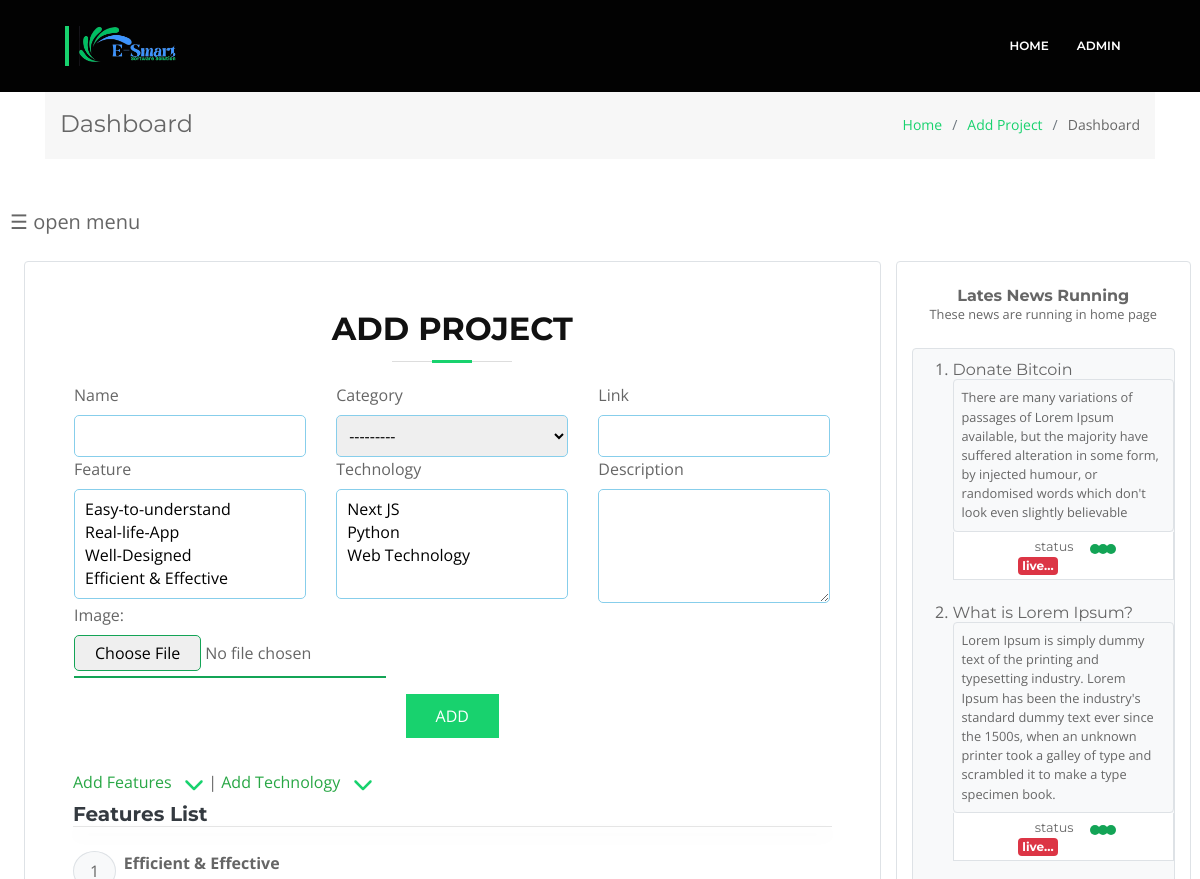
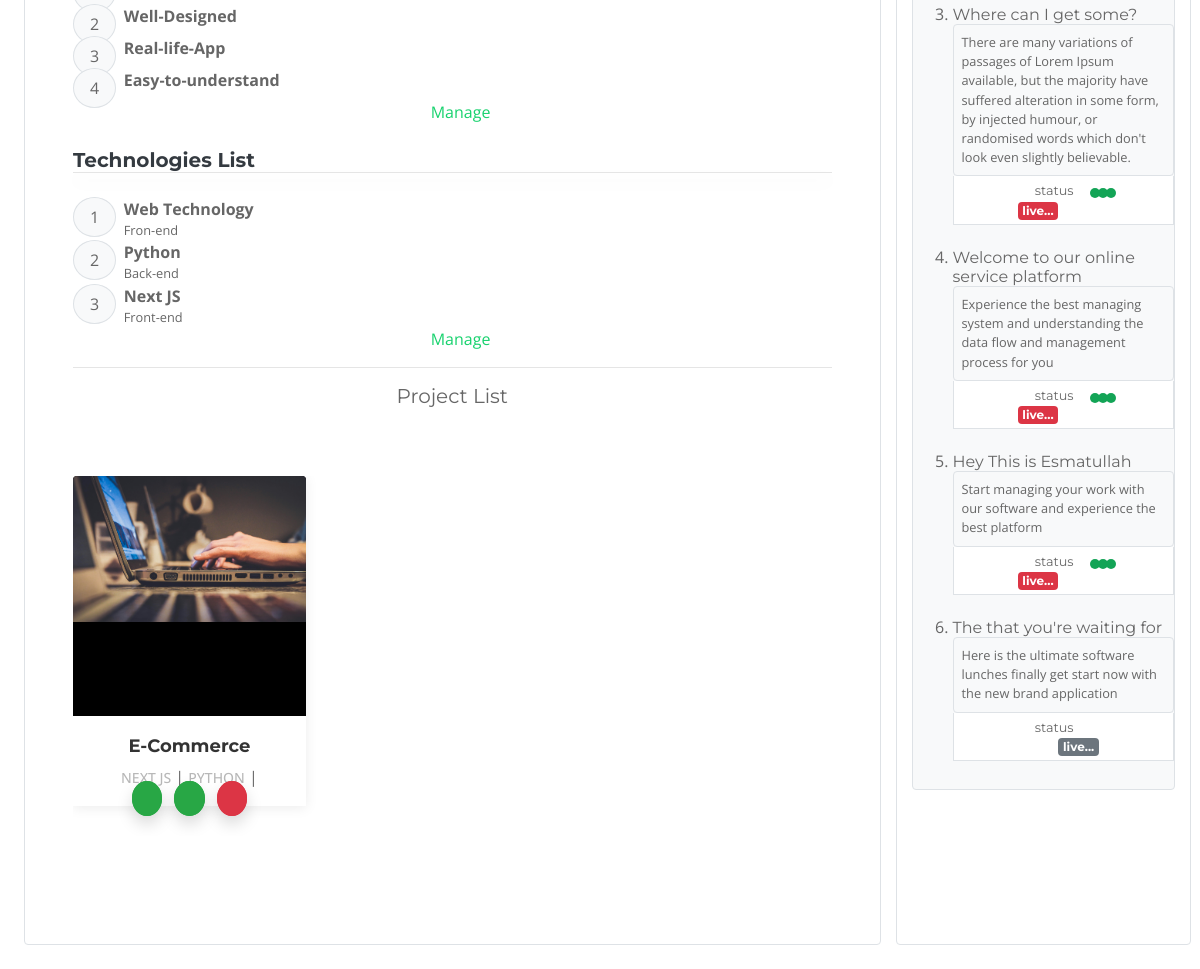
Screenshot of /dashboard/route/5 (signed in) with the database file from the repository (2 pictures, top to bottom).
### blog/models.py (models this page shows, shortened)
class Feature(models.Model):
    name = models.CharField(max_length=100)
    def __str__(self):
        return self.name

class Technology(models.Model):
    name = models.CharField(max_length=100)
    type = models.CharField(max_length=100)
    def __str__(self):
        return self.name

class ProjectImage(models.Model):
    project = models.ForeignKey(Project, null=True, blank=True, on_delete=models.CASCADE)
    image = models.ImageField(default='default.jpg', upload_to="project_images")

class Project(models.Model):
    CATEGORY_CHOICES = [
        ('Business','Business'),
        ('Education','Education'),
        ('Social','Social'),
        ('Organization','Organization'),
    ]
    name = models.CharField(max_length=250)
    description = models.TextField(max_length=500)
    category = models.CharField(max_length=100, choices=CATEGORY_CHOICES)
    technology = models.ManyToManyField(Technology)
    feature = models.ManyToManyField(Feature)
    link = models.URLField()
    created_at = models.DateTimeField(auto_now=True)

class News(models.Model):
    headline = models.CharField(max_length=150)
    body_text = models.TextField(max_length=300)
    created_at = models.DateTimeField(auto_now=True)

### blog/views.py (the view)
# urls.py: path('dashboard/route/<flag>', views.dashboardRoute, name='dashboardRoute'),
@login_required(login_url='/signin/')
def dashboardRoute(request, flag):
    contact_form = None
    skill_form = None
    skills = None
    info = None
    queries = None
    team_form = None
    team_member = None
    news_form = None
    news = News.objects.all().order_by('-created_at')
    project_form = None
    feature_form = None
    technology_form = None
    image_form = None
    features = None
    technologies = None
    project  = None
    user = None
    if flag == '1':
        contact_form = ContactForm()
        info = Contact.objects.all()
        flag = flag
    elif flag == '2':
        skill_form = SkillForm()
        skills = Skill.objects.all()
        print("HELLO")
        flag = flag
    elif flag == '3':
        queries = Query.objects.all().order_by('-id')
        flag = flag
    elif flag == '4':
        team_form = TeamForm()
        team_member = Team.objects.all()
        flag = flag
    elif flag == '5':
        flag == flag
        project_form = ProjectForm()
        feature_form = FeatureForm()
        technology_form = TechnologyForm()
        image_form = ProjectImageForm()
        features = Feature.objects.all().order_by("-id")
        technologies = Technology.objects.all().order_by("-id")
        project = Project.objects.all().order_by('-created_at')[:5]
    elif flag == '6':
        news_form = NewsForm()
        flag == flag
    elif flag == '7':
        user = User.objects.all()
        flag = flag
    context = {
        'users':user,
        'skill_form':skill_form,
        'contact_form':contact_form,
        'info':info,
        'skills':skills,
        'flag':flag,
        'queries':queries,
        'team_form':team_form,
        'team_member':team_member,
        'news_form':news_form,
        'news':news,
        'project_form':project_form,
        'feature_form':feature_form,
        'technology_form':technology_form,
        'image_form':image_form,
        'features':features,
        'technologies':technologies,
        'project':project,
    }
    return render(request, 'admin/dashboard.html', context)

### templates/admin/dashboard.html (shortened to what this page needs)
{% load static %}
{% include '../links/link.html' %}
{% include '../forms/sub-header.html' %}
<div class="container">
   <section class="breadcrumbs">
    <div class="container">
      <div class="d-flex justify-content-between align-items-center">
        <h2>Dashboard</h2>
        <ol>
          <li><a href="{%  url 'index' %}">Home</a></li>
          <li><a href="{% url 'add_project' %}">Add Project</a></li>
          <li>Dashboard</li>
        </ol>
      </div>
    </div>
  </section>
</div>
<div class="">
    <span style="font-size:20px;cursor:pointer;margin-left: 10px;" onclick="openNav()">&#9776; open menu</span>
    <section id="main-section" class="p-4">
        <div class="row">
            <div class="col-md-9 col-lg-9 col-sm-12">
            {% if flag == '1' %}
            {% include 'admin/contact.html' %}
            {% elif flag == '2' %}
            {% include 'admin/skill.html' %}
            {% elif flag == '3' %}
            {% include 'admin/query.html' %}
            {% elif flag == '4' %}
            {% include 'admin/add_team.html' %}
            {% elif flag == '5' %}
            {% include 'admin/add_project_form.html' %}
            {% elif flag == '6' %}
            {% include 'admin/publish_news.html' %}
            {% elif flag == '7' %}
            {% include 'admin/manage_user.html' %}
            {% endif %}
            </div>
            <div class="col-md-3 col-lg-3 col-sm-12 bg-white border rounded ">
                <div class="py-4 text-center ">
                    <h6 class="font-weight-bold p-0 m-0">
                        Lates News Running
                    </h6>
                    <small>These news are running in home page </small>
                </div>
                {% if news %}
                    <ol class="bg-light border rounded py-2">
                    {% for new in news %}
                    <li>
                        <h6 class="p-0 m-0">{{new.headline}}</h6>
                        <div class="p-2 rounded border">
                            <small>{{new.body_text}}</small>
                        </div>
                        <h6 class="py-1 border-left border-right border-bottom bg-white px-3">
                            <a href="{% url 'delete_news' new.id %}" class="confirm-delete">
                                <i class="icofont-ui-delete mr-3 text-danger"></i>
                            </a>
                            <a href="{% url 'update_news' new.id %}"><i class="icofont-law-document"></i></a>
                            <small class="ml-3 mr-2">status</small>
                            {% if not forloop.counter > 5 %}
                            <div class="typing d-inline px-5">
                                <span class="m-2"></span>
                                <span class="my-2 mx-3"></span>
                                <span class="my-2 ml-4"></span>
                            </div>
                            <small class="text-white badge badge-danger text-opacity-50">live...</small>
                            {% else %}
                            <div class="d-inline mr-5 pr-4">
                                <i class="icofont-spinner-alt-3"></i>
                            </div>
                            <small class="text-white badge badge-secondary text-opacity-50">live...</small>
                            {% endif %}
                        </h6>
                    </li>
                    {% endfor %}
                    </ol>
                {% endif %}
            </div>
        </div>
    </section>
</div>

### templates/forms/sub-header.html (shortened to what this page needs)
{% load static %}
<header id="header" class="fixed-top mb-5">
    <div class="container-fluid">
      <div class="row justify-content-center">
        <div class="col-xl-11 d-flex align-items-center">
          <h1 class="logo mr-auto"><a href="{% url 'index' %}">
            <img src="{% static 'img/E-Smartx2.png' %}"  alt="">
          </a></h1>
          <nav class="nav-menu d-none d-lg-block">
            <ul>
              <li><a href="{% url 'index' %}">Home</a></li>
              {% if user.is_authenticated %}
              <li class="drop-down"><a href="">{{request.user}}</a>
              </li>
              {% endif %}
            </ul>
          </nav>
        </div>
      </div>
    </div>
  </header>

### templates/admin/add_project_form.html (shortened to what this page needs)
{% load static %}
{% include '../links/link.html' %}
{% include '../forms/sub-header.html' %}
<section class="rounded border p-5">
    <div class="section-header mb-3">
        <h3>Add Project</h3>
    </div>
    <div class="row">
        <form action="{% url 'add_project' %}" enctype="multipart/form-data" method="POST" class="px-3 w-full" >
            <div class="row">
            {% for field in project_form %}
            <div class="col-lg-4 col-md-4 col-sm-12">
                <label>{{field.label}}</label>
                {{field}}
            </div>
            {% endfor %}
            </div>
            {{image_form}}
            <div class="text-center my-3">
                <button type="submit">ADD</button>
            </div>
        </form>
    </div>
    <div>
        <span class="feature-opener cursor-pointer text-success">Add Features &nbsp;
            <svg xmlns="http://www.w3.org/2000/svg" height="20" width="20" id="svgRotate"
                viewBox="0 0 512 512">
                <path fill="#18d26e"
                d="M233.4 406.6c12.5 12.5 32.8 12.5 45.3
                0l192-192c12.5-12.5 12.5-32.8 0-45.3s-32.8-12.5-45.3
                0L256 338.7 86.6 169.4c-12.5-12.5-32.8-12.5-45.3 0s-12.5 32.8 0 45.3l192 192z"/>
            </svg>
        </span> |
        <span class="technology-opener cursor-pointer text-success">Add Technology &nbsp;
            <svg xmlns="http://www.w3.org/2000/svg" height="20" width="20" id="svgRotatet"
                viewBox="0 0 512 512">
                <path fill="#18d26e"
                d="M233.4 406.6c12.5 12.5 32.8 12.5 45.3
                0l192-192c12.5-12.5 12.5-32.8 0-45.3s-32.8-12.5-45.3
                0L256 338.7 86.6 169.4c-12.5-12.5-32.8-12.5-45.3 0s-12.5 32.8 0 45.3l192 192z"/>
            </svg>
        </span>
    </div>
    <div class="pt-2">
        <h5 class="font-weight-bold text-dark m-0 p-0">Features List</h5>
    </div>
    {% if features %}
    <div class="feature mb-3">
        <hr class="shadow p-0 mt-0 mb-4">
        {% for feature in features %}
        <div class="row">
            <div class="col-1 pt-2">
                <span class="bg-light px-3 py-2 rounded-circle border border-secondary-subtle">{{forloop.counter}}</span>
            </div>
            <div class="col-11 px-0">
                <span class="font-weight-bold">{{feature.name}}</span>
            </div>
        </div>
        {% endfor %}
        <div class="text-center">
            <a href="{% url 'manage_feature_technology' 'f' %}"><i class="icofont-gear"></i>&nbsp;Manage</a>
        </div>
    </div>
    {% else %}
    <div class=" m-0 p-0">
        <hr class="shadow m-0 p-0">
        <h6 class="text-dark m-0 p-0">No feature found. <span class="text-success">Let's create!</span></h6>
        <small>click on the Add featue and start adding new feature.</small>
    </div>
    {% endif %}
    <div class="pt-2">
        <h5 class="font-weight-bold text-dark m-0 p-0">Technologies List</h5>
    </div>
    {% if technologies %}
    <div class="feature">
        <hr class="shadow p-0 mt-0 mb-4">
        {% for technology in technologies %}
        <div class="row">
            <div class="col-1 pt-2">
                <span class="bg-light px-3 py-2 rounded-circle border border-secondary-subtle">{{forloop.counter}}</span>
            </div>
            <div class="col-11 px-0">
                <span class="font-weight-bold">{{technology.name}}</span>
                <span class="d-block"><small>{{technology.type}}</small></span>
            </div>
        </div>
        {% endfor %}
        <div class="text-center">
            <a href="{% url 'manage_feature_technology' 't' %}"><i class="icofont-gear"></i>&nbsp;Manage</a>
        </div>
    </div>
    {% else %}
    <p>
        <hr class="shadow m-0 p-0">
        <h6 class="text-dark m-0 p-0">No technology found. <span class="text-success">Let's create!</span></h6>
        <small>click on the Add technology and start adding new technology.</small>
    </p>
    {% endif%}
    <hr>
    <h5 class="my-2 text-center">
        Project List
    </h5>
    {% if project %}
    <section id="portfolio">
        <div class="row portfolio-container" data-aos="fade-up" data-aos-delay="200">
            {% for app in project %}
            <div class="col-lg-4 col-md-6 portfolio-item filter-web">
                <div class="portfolio-wrap">
                  <figure>
                      {% for img in app.projectimage_set.all %}
                      {% if forloop.counter == 1 %}
                      <img src="{{img.image.url}}" class="img-fluid" alt="">
                      {% endif %}
                      {% endfor %}
                  </figure>
                  <div class="portfolio-info">
                    <h4><a href="{% url 'project_view' app.id %}">{{app.name}}</a></h4>
                    {% for tech in app.technology.all %}
                    <p class="d-inline">{{tech.name}}</p> |
                    {% endfor %}
                    <h6>
                        <a href="{% url 'add_project' %}" class="text-white"><i class="icofont-ui-add rounded-circle bg-success border border-success shadow p-2 m-1"></i></a>
                        <a href="{% url 'upload_image' app.id %}" class="text-white"><i class="icofont-pencil-alt-2 rounded-circle bg-success border border-success shadow p-2 m-1"></i></a>
                        <a href="{% url 'delete_project' app.id %}" class="text-white confirm-delete"><i class="icofont-ui-delete rounded-circle bg-danger border border-danger shadow p-2 m-1"></i></a>
                      </h6>
                  </div>
                </div>
              </div>
            {% endfor %}
        </div>
    </section>
    {% endif %}
</section>

### rows the page displays
Feature: name "Efficient & Effective"
Feature: name "Well-Designed"
Feature: name "Real-life-App"
Feature: name "Easy-to-understand"
Technology: name "Web Technology", type "Fron-end"
Technology: name "Python", type "Back-end", name "PYTHON"
Technology: name "Next JS", type "Front-end", name "NEXT JS"
Project: name "E-Commerce"
ProjectImage: image (picture)
News: headline "Donate Bitcoin", body_text "There are many variations of passages of Lorem Ipsum available, but the majority have suffered alteration in some form, by injected humour, or randomised words which don't look even slightly believable", shows "live..."
News: headline "What is Lorem Ipsum?", body_text "Lorem Ipsum is simply dummy text of the printing and typesetting industry. Lorem Ipsum has been the industry's standard dummy text ever since the 1500s, when an unknown printer took a galley of type and scrambled it to make a type specimen book.", shows "live..."
News: headline "Where can I get some?", body_text "There are many variations of passages of Lorem Ipsum available, but the majority have suffered alteration in some form, by injected humour, or randomised words which don't look even slightly believable.", shows "live..."
News: headline "Welcome to our online service platform", body_text "Experience the best managing system and understanding the data flow and management process for you", shows "live..."
News: headline "Hey This is Esmatullah", body_text "Start managing your work with our software and experience the best platform", shows "live..."
News: headline "The that you're waiting for", body_text "Here is the ultimate software lunches finally get start now with the new brand application", shows "live..."

### other values shown
{{ request.user }} "ADMIN"
{{ field.label }} "Name" "Category" "Link" "Feature" "Technology" "Description"
